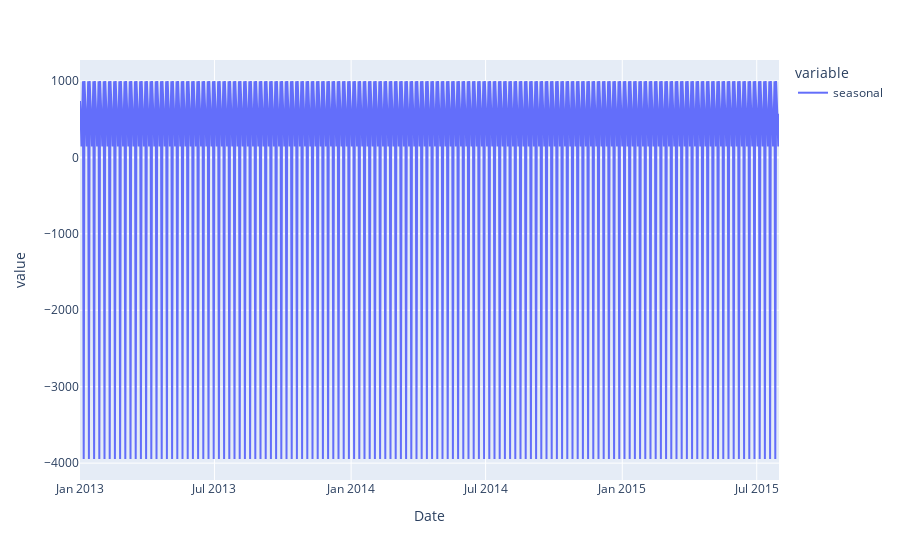

Notebook code for this chart:
### Code cell
fig = px.line(result.seasonal)
fig.show()

### Figure 1 — Plotly figure (JSON) as saved in the notebook; plotly's stock layout.template omitted (floating-point values rounded to 4 significant figures; data arrays with more than 128 entries replaced by an {"elided": "..."} marker saying what was removed)
{"data": [{"hovertemplate": "variable=seasonal<br>Date=%{x}<br>value=%{y}<extra></extra>", "legendgroup": "seasonal", "line": {"color": "#636efa", "dash": "solid"}, "marker": {"symbol": "circle"}, "mode": "lines", "name": "seasonal", "orientation": "v", "showlegend": true, "type": "scatter", "x": {"elided": "942 str values"}, "xaxis": "x", "y": {"elided": "942 float values"}, "yaxis": "y"}], "layout": {"legend": {"title": {"text": "variable"}, "tracegroupgap": 0}, "margin": {"t": 60}, "xaxis": {"anchor": "y", "domain": [0, 1], "title": {"text": "Date"}}, "yaxis": {"anchor": "x", "domain": [0, 1], "title": {"text": "value"}}}}
